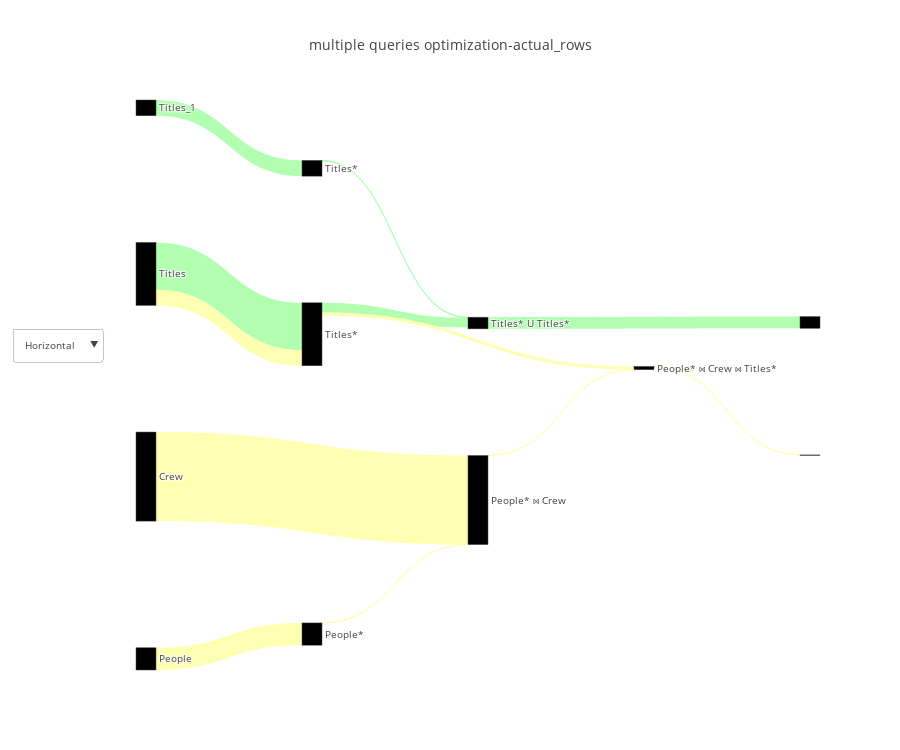

This figure's notebook cell:
### Code cell
query_renderer.vizualize(flow_df, metrics=["actual_rows"], title="multiple queries optimization",open_=False)

### Figure 1 — Plotly figure (JSON) as saved in the notebook; plotly's stock layout.template omitted (floating-point values rounded to 4 significant figures)
{"data": [{"link": {"color": ["#ffffb2", "#ffffb2", "#ffffb2", "#ffffb2", "#ffffb2", "#b2ffb2", "#b2ffb2", "#b2ffb2", "#ffffb2", "#b2ffb2", "#ffffb2", "#b2ffb2"], "label": ["\nDescription: Finds relevant records by sequentially scanning the input record set. When reading from a table, Seq Scans (unlike Index Scans) perform a single read operation (only the table is read).", "\nDescription: Filter relation to hold only relevant records.Filter condition: (people.name = ANY ('{\"Owen Wilson\",\"Adam Sandler\",\"Jason Segel\"}'::text[]))", "\nDescription: Finds relevant records by sequentially scanning the input record set. When reading from a table, Seq Scans (unlike Index Scans) perform a single read operation (only the table is read).", "\nDescription: Joins to record sets by hashing one of them (using a Hash Scan).Inner Join with (crew.person_id = people.person_id)", "\nDescription: Joins to record sets by hashing one of them (using a Hash Scan).Inner Join with (titles.title_id = crew.title_id)", "\nDescription: Finds relevant records by sequentially scanning the input record set. When reading from a table, Seq Scans (unlike Index Scans) perform a single read operation (only the table is read).", "\nDescription: Filter relation to hold only relevant records.Filter condition: (titles_1.genres ~~ '%Action%'::text)", "\nDescription: Finds relevant records by sequentially scanning the input record set. When reading from a table, Seq Scans (unlike Index Scans) perform a single read operation (only the table is read).", "\nDescription: Finds relevant records by sequentially scanning the input record set. When reading from a table, Seq Scans (unlike Index Scans) perform a single read operation (only the table is read).", "\nDescription: Filter relation to hold only relevant records.Filter condition: (titles.genres ~~ '%Comedy%'::text)", "\nDescription: Filter relation to hold only relevant records.Filter condition: (titles.genres ~~ '%Comedy%'::text)", "\nDescription: Used in a UNION to merge multiple record sets by appending them together."], "source": [0, 1, 2, 3, 4, 5, 6, 7, 7, 8, 8, 9], "target": [1, 3, 3, 4, 11, 6, 9, 8, 8, 9, 4, 10], "value": [3560478, 3, 14269149, 572, 188, 2522032, 104355, 7566096, 2522032, 1555693, 518564, 1868758]}, "node": {"color": ["black", "black", "black", "black", "black", "black", "black", "black", "black", "black", "black", "black"], "label": ["People", "People*", "Crew", "People* ⋈ Crew", "People* ⋈ Crew ⋈ Titles*", "Titles_1", "Titles*", "Titles", "Titles*", "Titles* U Titles*"], "pad": 200}, "orientation": "h", "type": "sankey", "valueformat": ",", "valuesuffix": [" Rows", " Rows", " Rows", " Rows", " Rows", " Rows", " Rows", " Rows", " Rows", " Rows", " Rows", " Rows"]}], "layout": {"font": {"size": 10}, "height": 750, "title": "multiple queries optimization-actual_rows", "updatemenus": [{"buttons": [{"args": ["orientation", "h"], "label": "Horizontal", "method": "restyle"}, {"args": ["orientation", "v"], "label": "Vertical", "method": "restyle"}], "y": 0.6}]}}
